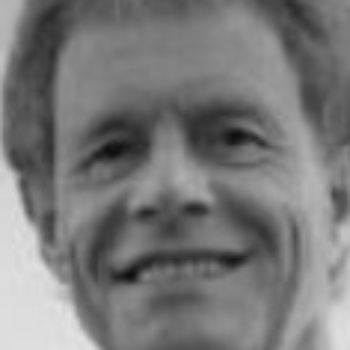
#> input picture facial_expressions/images/Alastair_Johnston_0001.jpg, 350 x 350 px, given in place of facial-expressions_2868588k.jpg, which was not available
$ jupyter execute --allow-errors data_analysis.ipynb   (Python 2 division)   (text cells are left out)
#> lines starting #> are read from the running program, lines starting #| are printed output that depends on the picture; pictures that were not available may be replaced by others from this repository, and a replacement may not be noted
[cell 1]
# Necessary Imports
import os
import  numpy as np
import pandas as pd
import matplotlib.pyplot as plt
from PIL import Image
from collections import Counter
from sklearn.decomposition import PCA


# Confirm Labels
legend = pd.read_csv("facial_expressions/data/legend.csv")
#> (reads legend.csv from the repository)
#> pass 2 of the loop `for i, row in legend.iterrows():`:
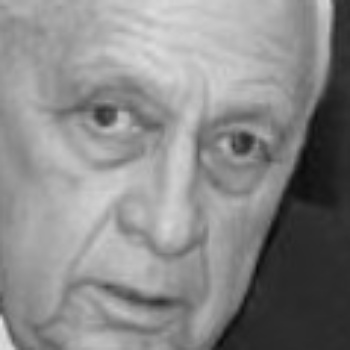
#> input picture facial_expressions/images/Ariel_Sharon_0073.jpg, 350 x 350 px, given in place of facial-expressions_2868585k.jpg, which was not available
#> `img = Image.open(img_path).convert("L").resize((48, 48))`:
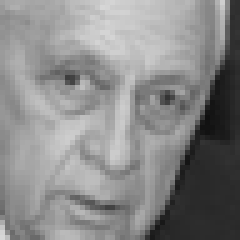
#> img: PIL image 48x48 L (shown 5 times larger); min 15, max 215, mean 136.7
legend["emotion"] = legend["emotion"].str.lower().str.strip()
print(legend.head())

# Confirm Classes
classes = sorted(legend["emotion"].unique())
class_idx = {c:i for i,c in enumerate(classes)}
print("Emotion classes:", classes)                              # prints all possible labels

# Build X and Y
image_dir = "facial_expressions/images"
X = []
Y = []

#> (the rest of this cell did not finish here and is left out)

#> (a cell that did not finish here is left out)

[cell 3]
# Visualizing Class Distribution
counts = Counter(Y)
#> counts = {0: 1, 7: 1, 2: 1}
emotions = [c for c in classes]
values = [counts[class_idx[c]] for c in classes]
#> values = [1, 0, 1, 0, 0, 0, 0, 1]

# Sort by count (descending)
sorted_pairs = sorted(zip(emotions, values), key=lambda x: x[1], reverse=True)
#> sorted_pairs = [('anger', 1), ('disgust', 1), ('surprise', 1), ('contempt', 0), ('fear', 0), ('happiness', 0), ('neutral', 0), ('sadness', 0)]
emotions_sorted, values_sorted = zip(*sorted_pairs)
#> emotions_sorted = ('anger', 'disgust', 'surprise', 'contempt', 'fear', 'happiness', 'neutral', 'sadness'); values_sorted = (1, 1, 1, 0, 0, 0, 0, 0)

plt.figure(figsize=(10, 6))
bars = plt.bar(emotions_sorted, values_sorted)
#> bars = 8 items

# Add count labels on top of each bar
for bar, val in zip(bars, values_sorted):
  plt.text(bar.get_x() + bar.get_width()/2, bar.get_height() + 100,
           str(val), ha='center', fontsize=10)
#> this loop made 8 passes

plt.xticks(rotation=45)
plt.xlabel("Emotion")
plt.ylabel("Number of images")
plt.title("Emotion Label Distribution")
plt.tight_layout()
plt.show()
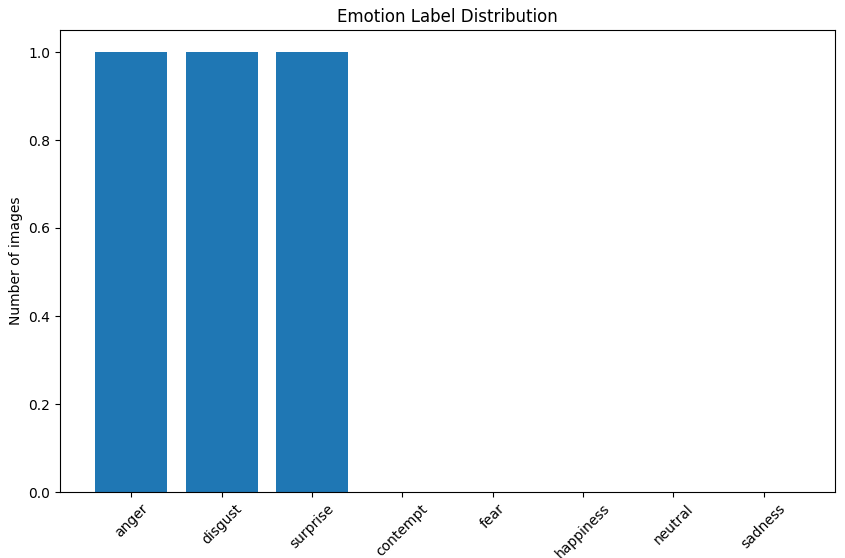
#> figure drawn by matplotlib, 1 panel
